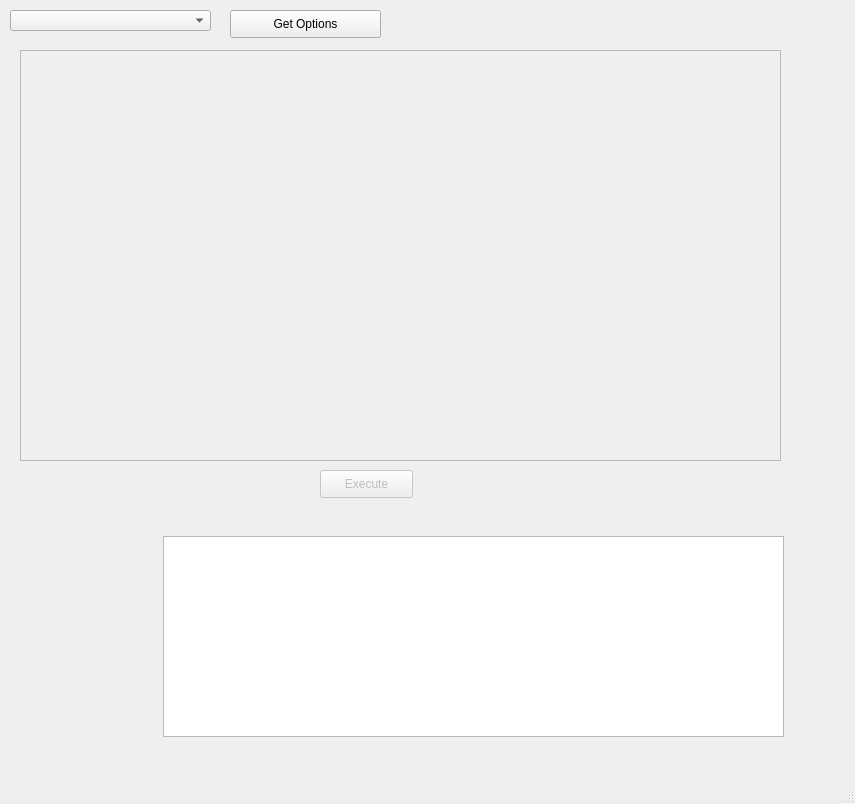
<?xml version="1.0" encoding="UTF-8"?>
<ui version="4.0">
 <class>DCMapp</class>
 <widget class="QMainWindow" name="DCMapp">
  <property name="geometry">
   <rect>
    <x>0</x>
    <y>0</y>
    <width>855</width>
    <height>804</height>
   </rect>
  </property>
  <property name="windowTitle">
   <string>DCMapp</string>
  </property>
  <widget class="QWidget" name="centralwidget">
   <widget class="QPushButton" name="GetArg">
    <property name="geometry">
     <rect>
      <x>230</x>
      <y>10</y>
      <width>151</width>
      <height>28</height>
     </rect>
    </property>
    <property name="text">
     <string>Get Options</string>
    </property>
   </widget>
   <widget class="QScrollArea" name="argumentArea">
    <property name="geometry">
     <rect>
      <x>20</x>
      <y>50</y>
      <width>761</width>
      <height>411</height>
     </rect>
    </property>
    <property name="widgetResizable">
     <bool>true</bool>
    </property>
    <widget class="QWidget" name="scrollAreaWidgetContents">
     <property name="geometry">
      <rect>
       <x>0</x>
       <y>0</y>
       <width>759</width>
       <height>409</height>
      </rect>
     </property>
    </widget>
   </widget>
   <widget class="QPushButton" name="executeButton">
    <property name="enabled">
     <bool>false</bool>
    </property>
    <property name="geometry">
     <rect>
      <x>320</x>
      <y>470</y>
      <width>93</width>
      <height>28</height>
     </rect>
    </property>
    <property name="text">
     <string>Execute</string>
    </property>
   </widget>
   <widget class="QPlainTextEdit" name="outputConsole">
    <property name="geometry">
     <rect>
      <x>163</x>
      <y>536</y>
      <width>621</width>
      <height>201</height>
     </rect>
    </property>
   </widget>
   <widget class="QComboBox" name="exes">
    <property name="geometry">
     <rect>
      <x>10</x>
      <y>10</y>
      <width>201</width>
      <height>21</height>
     </rect>
    </property>
   </widget>
  </widget>
  <widget class="QMenuBar" name="menubar">
   <property name="geometry">
    <rect>
     <x>0</x>
     <y>0</y>
     <width>855</width>
     <height>26</height>
    </rect>
   </property>
  </widget>
  <widget class="QStatusBar" name="statusbar"/>
 </widget>
 <resources/>
 <connections/>
</ui>
